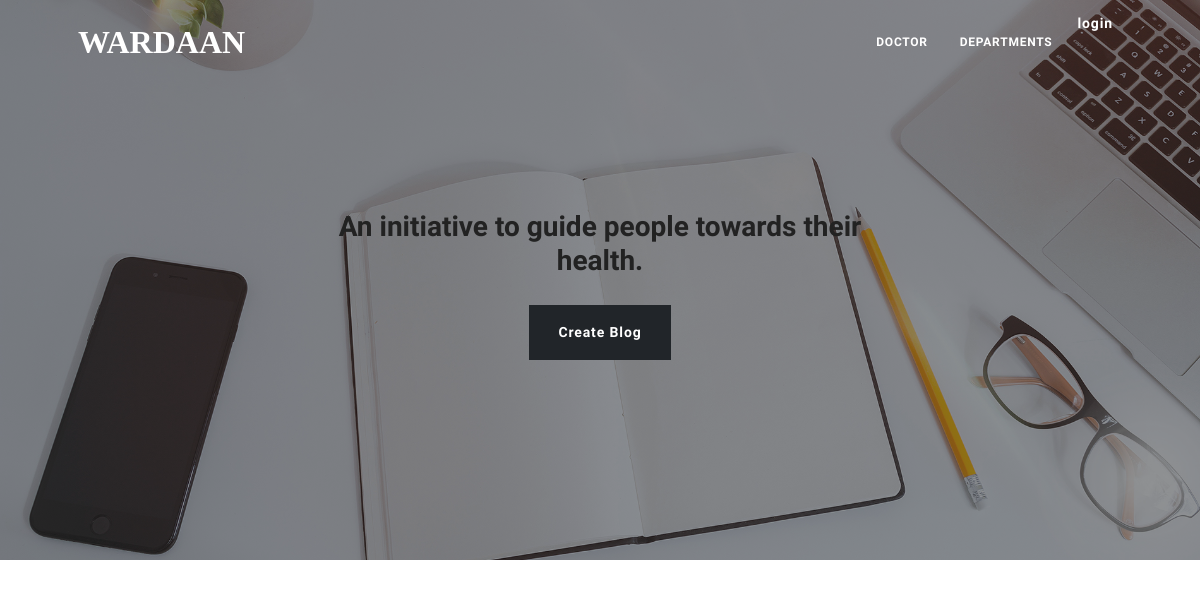
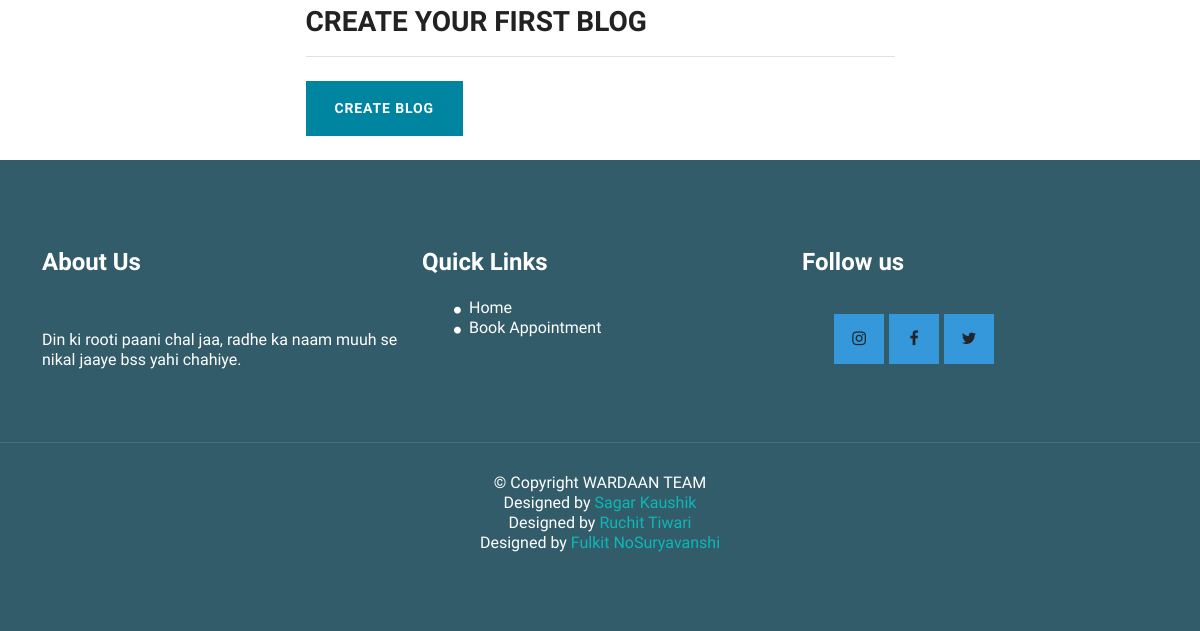
The app's page /home/blogs, older data (2 pictures, top to bottom).
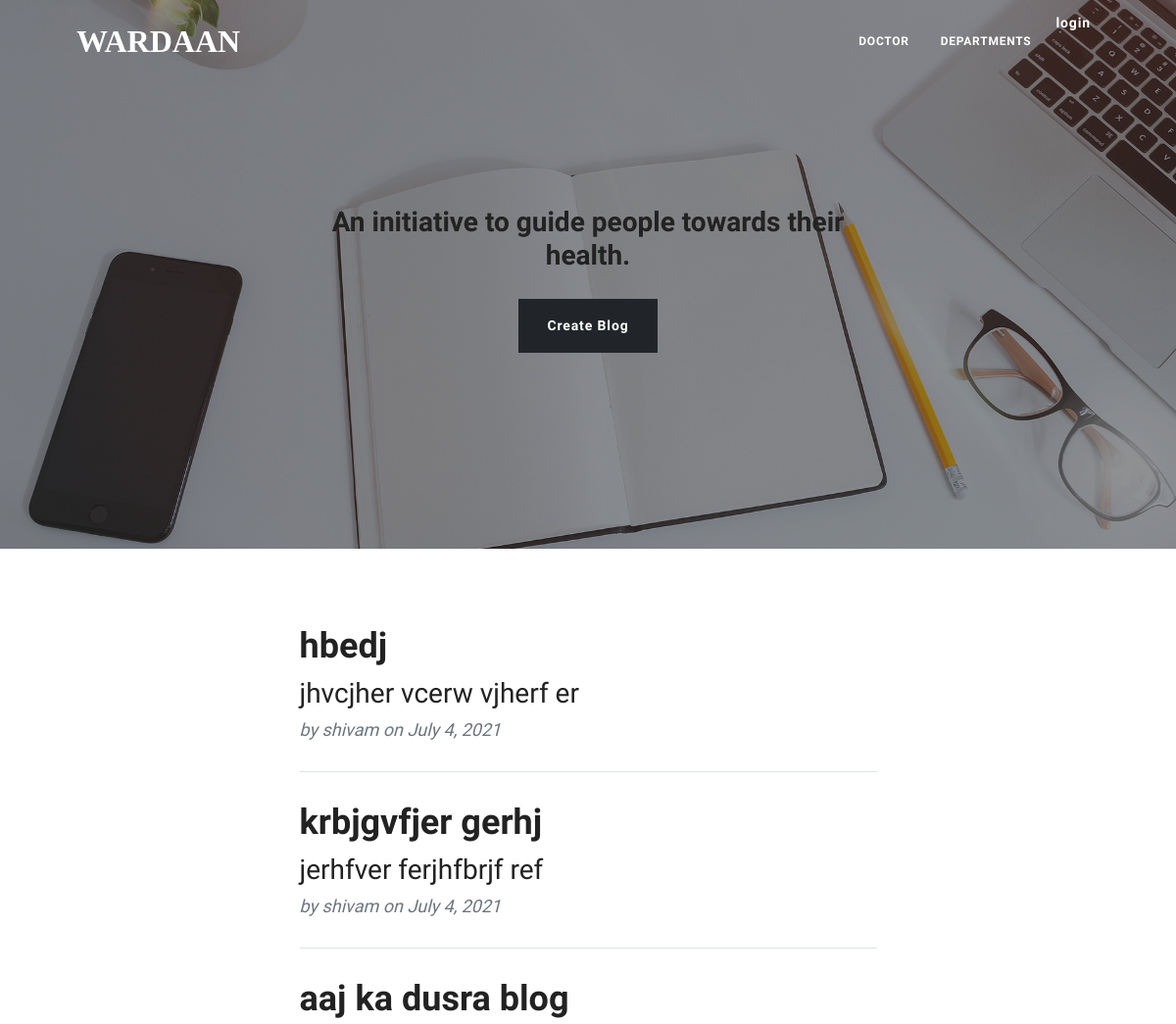
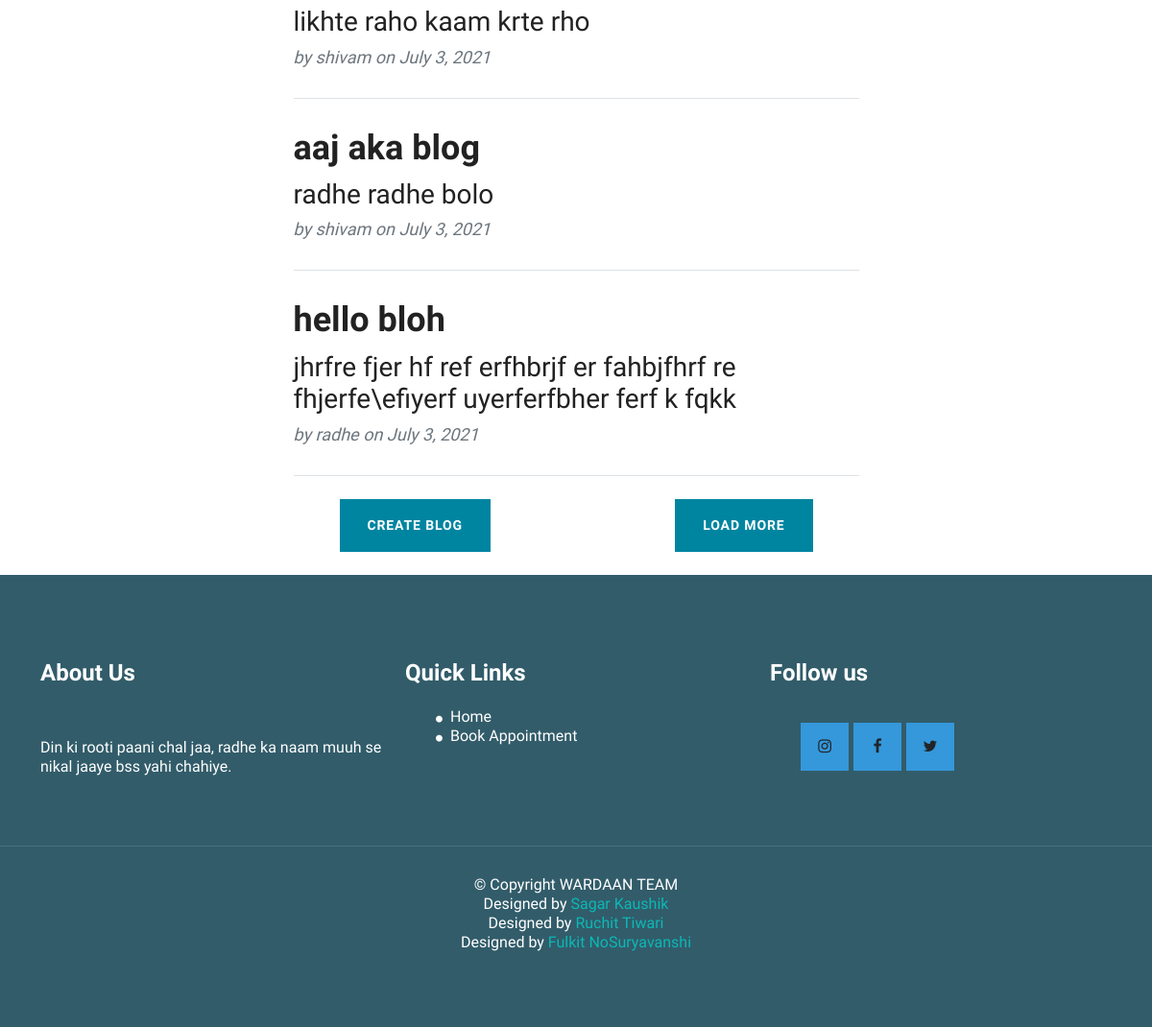
The same page, newer data (2 pictures, top to bottom).
### blogs/models.py (models this page shows, shortened)
class Blogs(models.Model):
    user = models.ForeignKey(User, on_delete=models.CASCADE)
    title = models.CharField(max_length=100, null=True, blank=True)
    description = models.CharField(max_length=10000, null=True, blank=True)
    date = models.DateField(auto_now_add=True)
    time = models.TimeField(auto_now_add=True)
    load = models.IntegerField(default=1, null=True, blank=True)
    def __str__(self):
        return self.title

### blogs/views.py (the view)
# urls.py: path("blogs", bv.bhome, name="blogs"),
def bhome(request):
    user = request.user
    usertype = {"doc": 0, "pat": 0}
    if request.user.is_authenticated:
        try:
            if user.doctor:
                usertype["doc"] = 1
                doctor = user.doctor
                print("DDDDDD", doctor, type(doctor), doctor.user.username)
                records = BookAppointment.objects.filter(doctor_id=user.doctor.id)[::-1]
                try:
                    print("HOMEEE")
                    status = request.GET["aor"]
                    record_id = int(status[:-1])
                    print("STATUS", status)
                    record = BookAppointment.objects.get(id=record_id)
                    if status[-1] == "a":
                        print("BEFORE", record.status)
                        record.status = 1
                        record.save()
                        print("AFTER", record.status)
                    else:
                        record.delete()
                except:
                    status = None
                d = {"doctor": doctor, "records": records}
        except:
            print("PATIENTTTTTT")
            usertype["pat"] = 1
            patient = user.patient
            records = BookAppointment.objects.filter(patient_id=user.patient.id)
    else:
        records = []
    bdone = 1
    data = {}
    all_blogs = Blogs.objects.all()[::-1]
    departments = Departments.objects.all()
    b = Blogs()
    try:
        print("try chala of loadmore")
        loadmore = request.GET["loadmore"]
        b.load += 1
        print("BLOOOADDDD", b.load)
        if b.load * 5 >= len(all_blogs):
            b.load = 1
            blogs = all_blogs
        else:
            value = b.load * 5
            blogs = all_blogs[:value]
    except:
        print("except of loadmore")
        if len(all_blogs) <= 5:
            blogs = all_blogs
            bdone = 0
        else:
            blogs = all_blogs[:5]
    print("BLOGGS", blogs)
    for department in departments:
        data[department] = give_doctors_of_this_department(department)
    d = {
        "departments": departments,
        "data": data,
        "user": user,
        "usertype": usertype,
        "records": records,
        "ln": len(blogs),
        "blogs": blogs,
        "bdone": bdone,
    }
    return render(request, "blogs/index.html", d)

### home/views.py (called while the page is built)
def give_doctors_of_this_department(department):
    l = []
    for doctor in Doctor.objects.all():
        if doctor.department == department:
            l.append(doctor)
    return l

### templates/blogs/index.html (shortened to what this page needs)
{% extends 'bbase.html' %}
{% load static %}
{% block extra_css %}
    <link href="{% static 'css/blogs/styles.css' %}" rel="stylesheet" >
    <link href="{% static 'css/style.css' %}" rel="stylesheet" type="text/css">
{% endblock extra_css %}
{% block content %}
        <nav class="navbar navbar-expand-lg navbar-light" id="mainNav">
            <div class="container px-4 px-lg-5">
                <a class="navbar-brand" href="{% url 'home' %}">WARDAAN</a>
                <div class="collapse navbar-collapse" id="navbarResponsive">
                    <ul class="navbar-nav ms-auto py-4 py-lg-0">
                        <li class="nav-item"><a class="nav-link px-lg-3 py-3 py-lg-4" href="{% url 'dhome' %}">Doctor</a></li>
                        <li class="nav-item"><a class="nav-link px-lg-3 py-3 py-lg-4" href="{% url 'departments' %}">Departments</a></li>
                        {% if request.user.is_authenticated %}
                            <div class="dropdown nav-item" >
                            <a class="btn dropdown-toggle text-white nav-link px-lg-3 py-3 py-lg-4" href="#" role="button" id="dropdownMenuLink" data-bs-toggle="dropdown" aria-expanded="false">{{user}}</a>
                            <ul class="dropdown-menu" aria-labelledby="dropdownMenuLink">
                                {% if usertype.doc %}
                                  <li><a class="dropdown-item" href="{% url 'doc_profile' user.doctor.id %}">View Profile</a></li>
                                {% else %}
                                  <li><a class="dropdown-item" href="{% url 'pat_profile' user.patient.id %}">View Profile</a></li>
                                {% endif %}
                                <li><a class="dropdown-item" type="button" class="btn btn-sm text-black dropdown-item" href="{% url 'logout' %}">logout</a></li>
                            </ul>
                            </div>
                        {% else %}
                            <a type="button" class="btn btn-sm text-white" href="{% url 'login' %}">login</a>
                        {% endif %}
                    </ul>
                </div>
            </div>
        </nav>
        <header class="masthead" style="background-image: url({% static 'images/blogs/home-bg.jpg' %})">
            <div class="container position-relative px-4 px-lg-5">
                <div class="row gx-4 gx-lg-5 justify-content-center">
                    <div class="col-md-10 col-lg-8 col-xl-7">
                        <div class="site-heading">
                            <span class="subheading"><h3>An initiative to guide people towards their health.</h3></span><br>
                            <a type="button" class="btn btn-dark" href="{% url 'createb' %}">Create Blog</a>
                        </div>
                    </div>
                </div>
            </div>
        </header>
{% if ln %}
    <div class="container px-4 px-lg-5">
        <div class="row gx-4 gx-lg-5 justify-content-center">
            <div class="col-md-10 col-lg-8 col-xl-7">
                {% for blog in blogs %}
                    <div class="post-preview">
                        <a href="#">
                            <h3 class="post-title">{{blog.title}}</h3>
                            <h3 class="post-subtitle">{{blog.description}}</h3>
                        </a>
                        <p class="post-meta">
                            by {{blog.user}} on {{blog.date}}
                        </p>
                    </div>
                    <hr class="my-4" />
                {% endfor %}
                <div class="container">
                    <div class="row">
                        <div class="col">
                            <div class="col d-flex justify-content-start mb-4"><a class="btn btn-primary text-uppercase" href="{% url 'createb' %}">Create Blog</a></div>
                        </div>
                        <div class="col">
                            <div class="col d-flex justify-content-end mb-4">
                              {% if bdone %}
                                <form>
                                  <button class="btn btn-primary text-uppercase" id="loadmore" name="loadmore">Load More</button></div>
                              {% endif %}
                            </div>
                        </div>
                    </div>
                </div>
            </div>
        </div>
{% else %}
    <div class="container px-4 px-lg-5">
        <div class="row gx-4 gx-lg-5 justify-content-center">
            <div class="col-md-10 col-lg-8 col-xl-7">
                <div class="post-preview">
                    <h2 class="post-title">Create Your First Blog</h2>
                </div>
                <hr class="my-4" />
                <div class="col d-flex justify-content-start mb-4"><a class="btn btn-primary text-uppercase" href="{% url 'createb' %}">Create Blog</a></div>
            </div>
        </div>
    </div>
{% endif %}
  <footer id="footer">
    <div class="top-footer">
      <div class="container">
        <div class="row">
          <div class="col-md-4 col-sm-4 marb20">
            <div class="ftr-tle">
              <h4 class="white no-padding">About Us</h4>
            </div>
            <div class="info-sec">
              <p>Din ki rooti paani chal jaa, radhe ka naam muuh se nikal jaaye bss yahi chahiye.</p>
            </div>
          </div>
          <div class="col-md-4 col-sm-4 marb20">
            <div class="ftr-tle">
              <h4 class="white no-padding">Quick Links</h4>
            </div>
            <div class="info-sec">
              <ul class="quick-info">
                <li><a href="{% url 'home' %}"><i class="fa fa-circle"></i>Home</a></li>
                <li><a href="{% url 'departments' %}"><i class="fa fa-circle"></i>Book Appointment</a></li>
              </ul>
            </div>
          </div>
          <div class="col-md-4 col-sm-4 marb20">
            <div class="ftr-tle">
              <h4 class="white no-padding">Follow us</h4>
            </div>
            <div class="info-sec">
              <ul class="social-icon">
                <li class="bglight-blue"><a href="https://www.instagram.com/56teekri/"><i class="fa fa-instagram"></a></i></li>
                <li class="bglight-blue"><a href="https://www.facebook.com/56teekri/"><i class="fa fa-facebook"></a></i></li>
                <li class="bglight-blue"><a href="https://www.twitter.com/roohkaapgayi"><i class="fa fa-twitter"></a></i></li>
              </ul>
            </div>
          </div>
        </div>
      </div>
    </div>
    <div class="footer-line">
      <div class="container">
        <div class="row">
          <div class="col-md-12 text-center">
            © Copyright WARDAAN TEAM
            <div class="credits">
              Designed by <a href="https://www.instagram.com/56teekri/">Sagar Kaushik</a><br>
              Designed by <a href="https://www.facebook.com/ruchit.tiwari.5/">Ruchit Tiwari</a><br>
              Designed by <a href="https://www.instagram.com/pulkitsuryavanshi/">Fulkit NoSuryavanshi</a>
            </div>
          </div>
        </div>
      </div>
    </div>
  </footer>
{% endblock content %}

### templates/bbase.html (shortened to what this page needs)
<!DOCTYPE html>
{% load static %}
<html lang="en">
<head>
    <link rel="stylesheet" href="{% static 'css/bootstrap.min.css' %}">
    <link rel="stylesheet" type="text/css" href="{% static 'css/font-awesome.min.css' %}">
    {% block extra_css %}{% endblock extra_css %}
</head>
<body>
    {% block content %}{% endblock content %}
</body>
</html>

### static/css/style.css (style rules this page uses)
body { font-family: 'Open Sans', sans-serif; line-height: 20px; color: #999999; font-size: 300; font-size: 16px; }
ol, ul { list-style: none; }
h1, h2, h3, h4, h5, h6 { font-family: 'Raleway', sans-serif; font-weight: 600; color: #222222; }
a, a:hover, a:focus, a:active { outline: none; }
.navbar { margin-bottom: 0px; border: 0px; }
.navbar { border-radius: 0px; }
.navbar-brand { font-family: 'Chewy', cursive; font-size: 32px; }
.white, .white:hover, .white:focus { color: #fff; width: 100% !important; }
.white { color: #fff; }
#footer { background-color: #325C6A; }
.ftr-tle { height: 50px; }
.info-sec { color: #fff; }
.quick-info li i { font-size: 8px; width: 15px; height: 15px; line-height: 15px; text-align: left; }
.social-icon li { float: left; width: 50px; height: 50px; line-height: 50px; text-align: center; margin-right: 5px; }
.bglight-blue { background-color: #3498DB; }
.top-footer { padding: 40px 0px; border-bottom: 1px solid rgba(255, 255, 255, 0.12); }
.footer-line { padding: 30px 0px; color: #fff; }
.footer-line a { color: #0CB8B6; }
.quick-info li a { color: #fff; }

Row changes from the older to the newer data that the page shows:
added Blogs: title "hbedj", description "jhvcjher vcerw vjherf er", user "shivam", date "July 4, 2021"
added Blogs: title "krbjgvfjer gerhj", description "jerhfver ferjhfbrjf ref", user "shivam", date "July 4, 2021"
added Blogs: title "aaj ka dusra blog", description "likhte raho kaam krte rho", user "shivam", date "July 3, 2021"
added Blogs: title "aaj aka blog", description "radhe radhe bolo", user "shivam", date "July 3, 2021"
added Blogs: title "hello bloh", description "jhrfre fjer hf ref erfhbrjf er fahbjfhrf re fhjerfe\\efiyerf uyerferfbher ferf k fqkk", user "radhe", date "July 3, 2021"
Text that changed along with them:
text no longer shown: "CREATE YOUR FIRST BLOG"
text now shown: "LOAD MORE"
